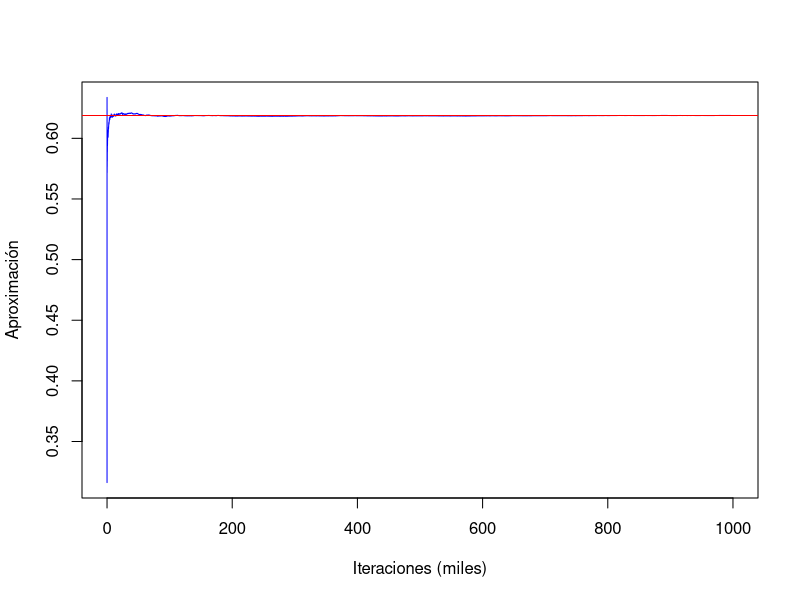
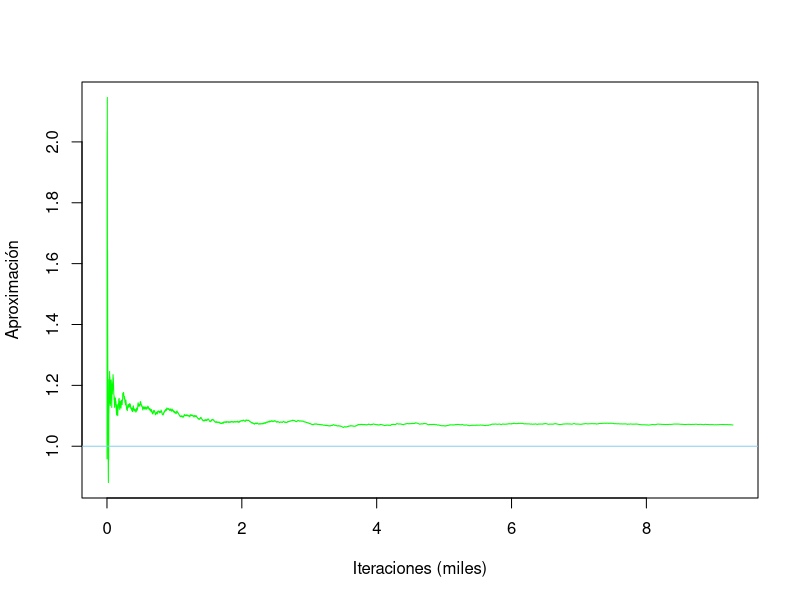
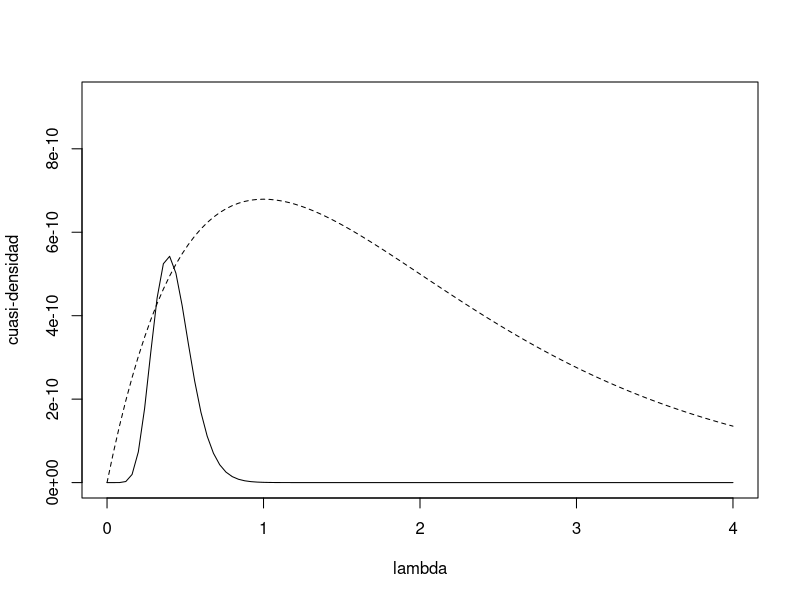
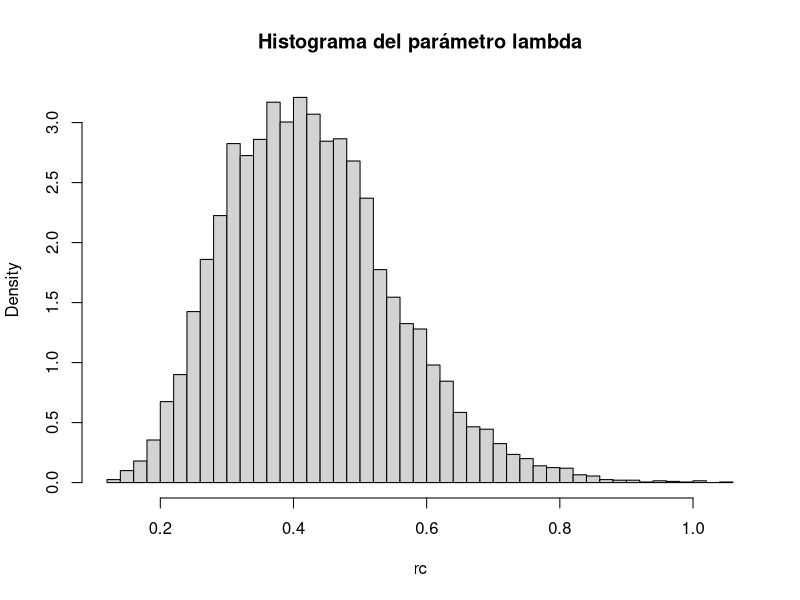
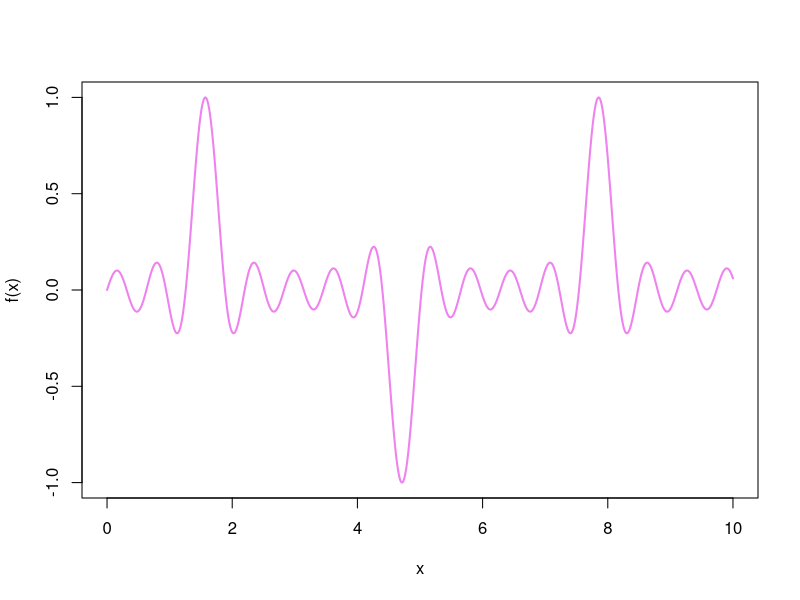
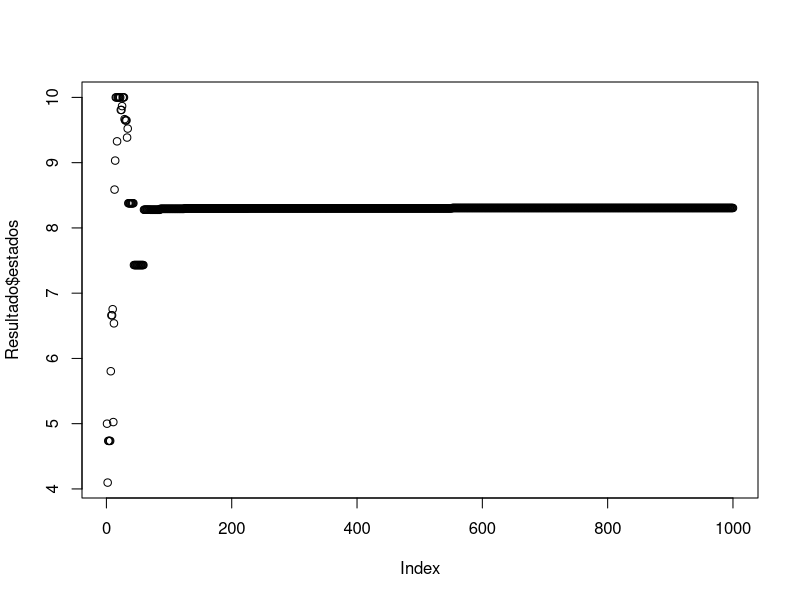
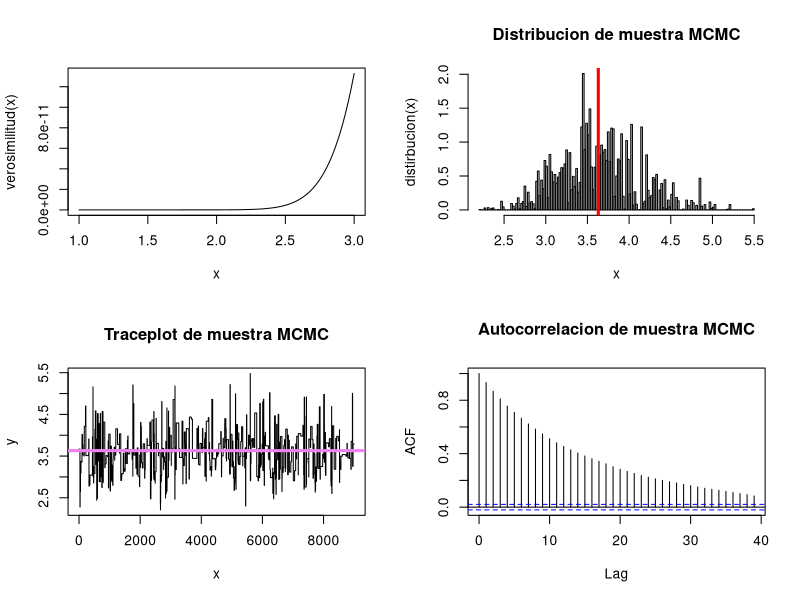
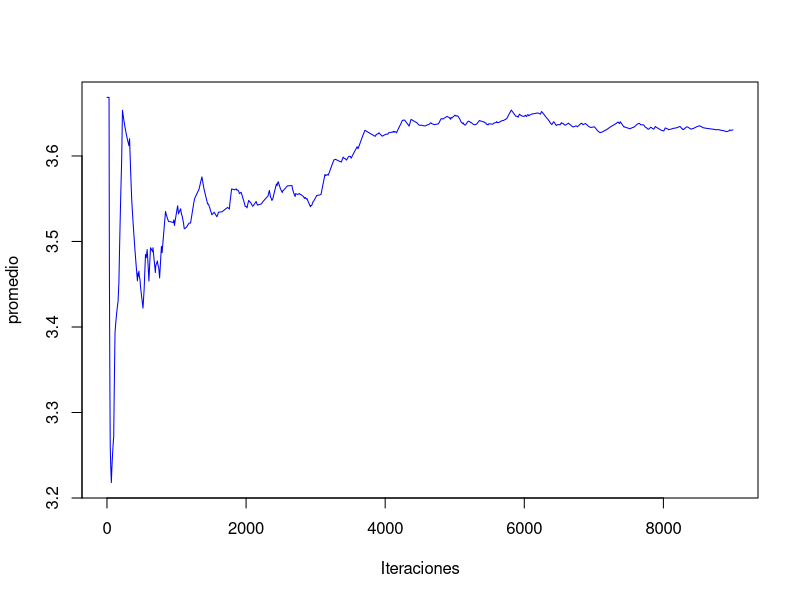

The R source for these figures, in order:
## ---- chunk 1
set.seed(12345)

# Definimos la función a integrar
g <- Vectorize(function(x)
  exp(-x ^ 2) / (1 + x ^ 2))

# Calculamos el valor exacto de la integral
int_exacta <- integrate(g, 0, 1)$value

# Tamaño de la muestra
n <- 10 ^ 6

# Generamos una m.a.s de U[0, 1]
U <- runif(n)

# Calculamos los valores de la función en los valores generados
Y <- g(U)

# Calculamos la aproximación de la integral mediante Monte Carlo
int_aprox <- mean(Y)

# Calculamos el error absoluto entre el valor aproximado y el valor exacto de la integral
error_1 <- abs(int_aprox - int_exacta)

error_1
## ---- chunk 2
prod_acum <- cumsum(Y) / (1:n)

plot(
  (1:n) / 1000,
  prod_acum,
  col = "blue",
  type = "l",
  ylab = "Aproximación",
  xlab = "Iteraciones (miles)"
)

abline(h = integrate(g, 0, 1)$value,
       col = "red",
       lwd = 1)
## ---- chunk 3
lambda <- 1

f_L <- function(L){
  
  return(lambda * exp(-lambda * L))
  
}
## ---- chunk 4
set.seed(54321)

# Número de muestras
n <- 10 ^ 4

# Generamos las muestras de la distribución auxiliar g(L) ~ N(3, 4)
g_L <- rnorm(n, mean = 3, sd = 2)

# Filtramos para asegurarnos de que las muestras sean positivas
g_L <- g_L[g_L > 0]

n <- length(g_L)

# Definimos una función que calcula el valor correspondiente para cada L
f <- Vectorize(function(L)
  (L * f_L(L)) / (dnorm(L, mean = 3, sd = 2)))

# Calculamos los valores de la función en los valores de la muestra
Y <- f(g_L)

# Calculamos la estimación del valor esperado
estimacion <- mean(Y)

# Calculamos el valor esperado exacto
valor_esperado <- 1 / lambda

# Calculamos el error absoluto entre la estimación y el valor esperado
error_2 <- abs(estimacion - valor_esperado)

# Guardamos lo obtenido en una matriz
A <- matrix(c(estimacion, valor_esperado, error_2), ncol = 3)
colnames(A) <- c("Estimación", "Valor real", "Error absoluto")

A
## ---- chunk 5
prod_acum <- cumsum(Y) / (1:n)

plot(
  (1:n) / 1000,
  prod_acum,
  col = "green",
  type = "l",
  ylab = "Aproximación",
  xlab = "Iteraciones (miles)"
)

abline(h = valor_esperado,
       col = "skyblue",
       lwd = 1)
## ---- chunk 6
muestra <- c(2.72, 1.93, 1.76, 0.49, 6.12, 0.43, 4.01, 1.71, 2.01, 5.96)
## ---- chunk 7
lik <- Vectorize(function(lambda)
  prod(dexp(muestra, rate = lambda)))
## ---- chunk 8
# Se maximiza la función
emv <- optimize(lik , int = range(muestra), maximum = TRUE)

# Se extrae la constante c
c <- emv$objective
## ---- chunk 9
f.cuasi <- function(lambda)
  lik(lambda) * dgamma(lambda, shape = 2, scale = 1)
curve(
  c * dgamma(x, shape = 2, scale = 1),
  xlim = c(0, 4),
  ylim = c(0, c / 2),
  lty = 2,
  xlab = "lambda",
  ylab = "cuasi-densidad"
)
curve(f.cuasi, add = TRUE)
## ---- chunk 10
# Cantidad de simulaciones
nsim <- 10 ^ 4

# Muestras correspondientes
U <- runif(nsim)
rc <- rgamma(nsim, shape = 2, scale = 1)

# Núumero de generaciones inicial
ngen <- length(rc)

# Verosimilitud de la muestra de gamma
Ver <- lik(rc)

# Ciclo para realizar las simulaciones requieridas
for (i in 1:nsim) {
  # Ciclo para el algoritmo de aceptación-rechazo
  while ((U[i] * c) > (Ver[i])) {
    U[i] <- runif(1)
    rc[i] <- rgamma(1, shape = 2, scale = 1)
    Ver[i] <- lik(rc[i])
    ngen <- ngen + 1
  }
}
## ---- chunk 11
cat("Lambda estimado = ", mean(rc))
## ---- chunk 12
hist(rc,
     freq = FALSE,
     main = "Histograma del parámetro lambda",
     breaks = "FD")
## ---- chunk 13
{
  cat("Número de generaciones = ", ngen)
  cat("\nNúmero medio de generaciones = ", ngen / nsim)
  cat("\nProporción de rechazos = ", 1 - (nsim / ngen), "\n")
}
## ---- chunk 14
quantile(rc, c(0.005, 0.995))
## ---- chunk 15
f <- function(x) {
  (sin(10 * x)) / (10 * cos(x))
}
## ---- chunk 16
curve(
  f,
  col = "violet",
  lwd = 2,
  from = 0,
  to = 10,
  n = 1000,
  ylab = "f(x)"
)
## ---- chunk 17
resim <- function(f,
                  alpha = 0.5,
                  s0 = 0,
                  niter,
                  mini = -Inf,
                  maxi = Inf) {
  # Valor inicial
  s_n <- s0
  
  # Vector para guardar los estados
  estados <- rep(0, niter)
  
  # Contador de iteraciones
  iter_count <- 0
  
  # Ciclo para encontrar el mínimo
  for (k in 1:niter) {
    # Estado de esta iteración
    estados[k] <- s_n
    
    # Se reduce el T según el número de iteraciones
    t <- (1 - alpha) ^ k
    
    # Nuevo estado para comparar con el actual
    s_new <- rnorm(1, s_n, 1)
    
    # Se acorta el intervalo según los estados
    if (s_new < mini) {
      s_new <- mini
    }
    if (s_new > maxi) {
      s_new <- maxi
    }
    
    # Se define la diferencia de los estados, evaluados en sus funciones
    dif <- f(s_new) - f(s_n)
    
    # Se actualiza el estado según la condición
    if (dif < 0) {
      s_n <- s_new
    }
    else {
      # Número aleatorio para comparar
      random <- runif(1, 0, 1)
      
      # Se compara el aleatorio con p
      if (random < exp(-dif / t)) {
        s_n <- s_new
      }
    }
    
    # Aumenta el contador de iteraciones
    iter_count <- iter_count + 1
  }
  return(list(minimo = s_n, estados = estados))
}
## ---- chunk 18
Resultado <- resim(f, 0.1, 5, 1000, 0, 10)
cat("El mínimo de la función f en [0, 10] es: ", Resultado$minimo)
## ---- chunk 19
plot(Resultado$estados)
## ---- chunk 20
muestra <- c(4, 2, 5, 6, 3, 4, 7, 5, 6, 4)
## ---- chunk 21
verosimilitud <- Vectorize(function(lambda) {
  prod(dpois(muestra, lambda))
})
## ---- chunk 22
simulaciones <- 10 ^ 4
quemados <- 1000 #se usan 1000 dado que es el estandar

# Matriz de resultados
MCMC <- matrix(data = 0, nrow = simulaciones, ncol = 5)
colnames(MCMC) <- c("x", "PIx", "PIy", "Fxy", "Salto")

# Valor inicial de x
x <- runif(1, 0, 10)

for (i in 1:simulaciones) {
  y = rgamma(1, 3, 2)
  
  PIx <- verosimilitud(x)
  PIy <- verosimilitud(y)
  
  Kxy = dgamma(x, 3, 2)
  Kyx = dgamma(y, 3, 2)
  
  Rxy = (PIy * Kyx) / (PIx * Kxy)
  
  Fxy <- runif(1)
  
  MCMC[i, ] <- c(x, PIx, PIy, Fxy, 0)
  
  if (Fxy < Rxy) {
    x <- y
    lsalto <- 1
  } else {
    lsalto <- 0
  }
  MCMC[i, 5] <- lsalto
}

mcmc <- MCMC[(quemados + 1):simulaciones, "x"]

head(mcmc, 25)
## ---- chunk 23
media <- mean(mcmc)
print(media)
## ---- chunk 24
par(mfrow = c(2, 2))
media = mean(mcmc)
curve(verosimilitud(x),
      from = 1,
      to = 3,
      type = "l")
abline(v = media, col = 'red', lwd = 3)
hist(
  mcmc,
  freq = FALSE,
  main = "Distribucion de muestra MCMC",
  xlab = "x",
  ylab = "distirbucion(x)",
  breaks = 200
)
abline(v = media, col = 'red', lwd = 3)
## ---- chunk 25
plot(
  mcmc,
  type = "l",
  xlab = "x",
  ylab = "y",
  main = "Traceplot de muestra MCMC"
)
abline(h = media,
       col = 'violet',
       lwd = 3)
## ---- chunk 26
acf(mcmc, main = "Autocorrelacion de muestra MCMC")
## ---- chunk 27
par(mfrow = c(1, 1))
m = simulaciones - quemados
acumulado <- cumsum(mcmc) / (1:m) # media acumulada
plot(
  1:m,
  acumulado,
  col = "blue",
  type = "l",
  ylab = "promedio",
  xlab = "Iteraciones"
)
## ---- chunk 28
cat("Tasa de aceptacion \n",
    "NumeroSaltos/TotalIteraciones :",
    mean(MCMC[, "Salto"]),
    "\n")
